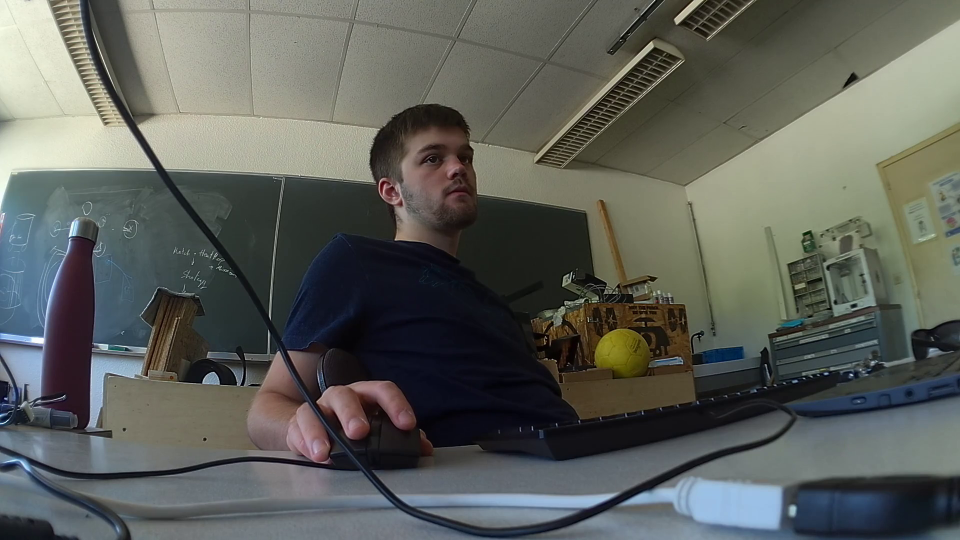
#> input picture frame 45 of data/video000000.mp4, 1920 x 1080 px, given in place of video2.webm, which was not available (shown at 1/2 size)
$ python temp.py
#> lines starting #> are read from the running program, lines starting #| are printed output that depends on the picture; after the words box and inside, x2 and y2 are one past the last pixel; in counts of white or black regions, pixels touching at a corner belong together; pictures that were not available may be replaced by others from this repository, and a replacement may not be noted
import cv2
import numpy as np
from collections import deque
import tkinter as tk
from tkinter import *
import time
import math

yellowLower=(29,127,121)
yellowHigher=(179,255,255)

def isclose(a,b,maxi):
    if a <= b+maxi and a>=b-maxi:
        return True
    else:
        return False

cap = cv2.VideoCapture("data/video2.webm")
circles = []

# [7 lines of commented-out code are left out]

prevCenter = (0,0)

while True:

    ret, inimg = cap.read()
#> inimg is the input picture: shape (1080, 1920, 3); mean B, G, R 90.5, 96.1, 93
    if not ret:
        print("error reading video")
        break

    blurred = cv2.GaussianBlur(inimg,(11,11),0)
    hsv = cv2.cvtColor(inimg,cv2.COLOR_BGR2HSV)
#> hsv: shape (1080, 1920, 3); mean H, S, V 64.4, 57.5, 101.8

    #apply mask
    mask = cv2.inRange(hsv,yellowLower,yellowHigher)
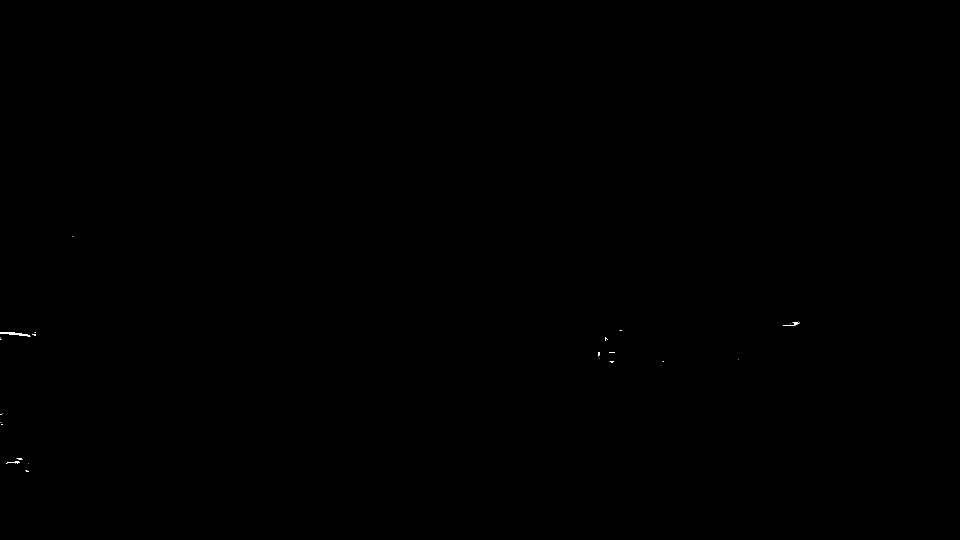
#> mask: shape (1080, 1920) (shown at 1/2 size); 0.03% white; 29 white regions (22 under 20 px), largest, box (x1, y1, x2, y2) and area: (0, 664, 61, 673) 226, (1566, 643, 1600, 652) 69, (12, 922, 40, 927) 57
    mask = cv2.erode(mask,None,iterations=2)
#> mask: shape (1080, 1920); 0% white in thin lines or dots, all inside (x1, y1, x2, y2) = (25, 666, 27, 667)
    mask = cv2.dilate(mask, None, iterations=2)
#> mask: shape (1080, 1920); 0% white; 1 white region, box (x1, y1, x2, y2) and area: (23, 664, 29, 669) 30

    ############################ Circles detection

    # Convert to grayscale.
    gray = cv2.cvtColor(inimg, cv2.COLOR_BGR2GRAY)
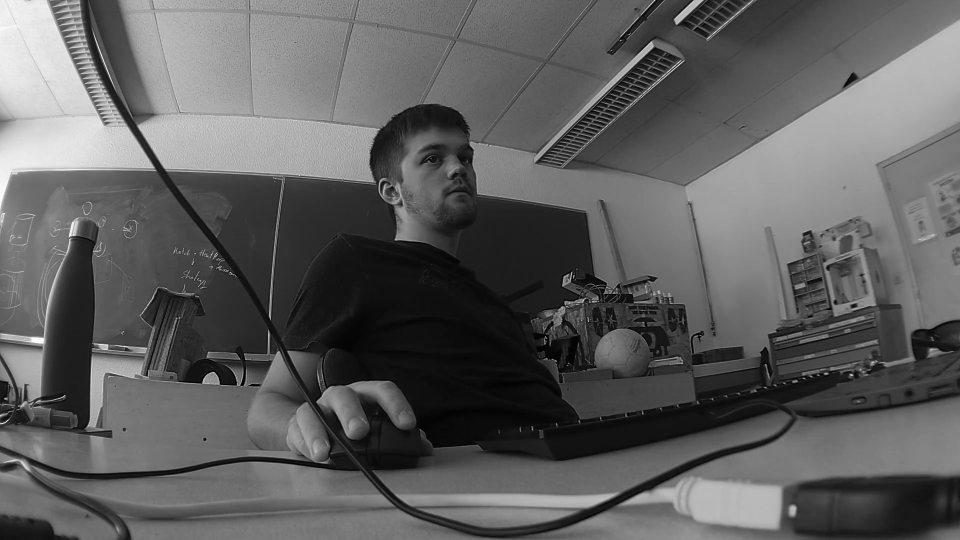
#> gray: shape (1080, 1920) (shown at 1/2 size); min 0, max 254, mean 94.5
    # Blur using 3 * 3 kernel.
    gray_blurred = cv2.blur(gray, (3, 3))
    detected_circles = cv2.HoughCircles(gray_blurred, cv2.HOUGH_GRADIENT, 1, 20, param1 = 50, param2 = 30, minRadius = 1, maxRadius = 40)
#> detected_circles = 84 rows, first 8: [1251.5, 620.5, 33.8], [410.5, 290.5, 39.4], [667.5, 45.5, 33.8], [1199.5, 632.5, 33.8], [1247.5, 188.5, 29.4], [642.5, 323.5, 33.8], [1266.5, 172.5, 29.4], [1631.5, 559.5, 29.4]

    # only proceed if at least one circle was found
    if detected_circles is not None:
        # Convert the circle parameters a, b and r to integers.
        detected_circles = np.uint16(np.around(detected_circles))
#> detected_circles = 84 rows, first 8: [1252, 620, 34], [410, 290, 39], [668, 46, 34], [1200, 632, 34], [1248, 188, 29], [642, 324, 34], [1266, 172, 29], [1632, 560, 29]
        # store the circles in an array for later
        for pt in detected_circles[0, :]:
            a, b, r = pt[0], pt[1], pt[2]
            circles.append((a,b,r))
#> this loop made 84 passes
#> (a, b, r) on passes 1 to 12: (1252, 620, 34), (410, 290, 39), (668, 46, 34), (1200, 632, 34), (1248, 188, 29), (642, 324, 34), (1266, 172, 29), (1632, 560, 29), (446, 320, 27), (458, 752, 34), (322, 622, 32), (772, 380, 29)
#> after the loop, circles = 84 items, first 6: (1252, 620, 34), (410, 290, 39), (668, 46, 34), (1200, 632, 34), (1248, 188, 29), (642, 324, 34)
            #cv2.circle(inimg, (a, b), r, (0, 255, 0), 2)

    ############################ Mask detection

    # find contours in the mask and initialize the current (x, y) center of the ball
    cnts, hierarchy = cv2.findContours(mask.copy(), cv2.RETR_EXTERNAL,cv2.CHAIN_APPROX_SIMPLE)
#> cnts = [[[23, 664], [23, 668], [28, 668], [28, 664]]]
    center = None
    # only proceed if at least one contour was found
    if len(cnts) > 0:
        # find the largest contour in the mask, then use
        # it to compute the minimum enclosing circle and
        # centroid
        c = max(cnts, key=cv2.contourArea)
#> c = [[23, 664], [23, 668], [28, 668], [28, 664]]
        ((x, y), radius) = cv2.minEnclosingCircle(c)
#> x = 25.5; y = 666; radius = 3.2
        M = cv2.moments(c)
#> M = moments, m00 20, centre m10/m00, m01/m00 = (25.5, 666)
        try:
            center = (int(M["m10"] / M["m00"]), int(M["m01"] / M["m00"]))
#> center = (25, 666)
            dist = math.sqrt((center[0]-prevCenter[0])**2+(center[1]-prevCenter[1])**2)
#> dist = 666.5
            #print("center : " + str(center) + " | prevCenter : " + str(prevCenter) + " | distance : " + str(dist))
            prevCenter=center
#> prevCenter = (25, 666)
        except ZeroDivisionError:
            print("error, division by zero")
        # only proceed if the radius meets a minimum size
        for pt in circles:
            if isclose(x, pt[0], 5) and isclose(y,pt[1],5):
                cv2.circle(inimg, (int(x), int(y)), int(radius),(0, 255, 255,255), 2)
                cv2.circle(inimg, (pt[0], pt[1]), pt[2], (0, 255, 0), 2)
                print("mask center = ({},{}) and radius = {} | circle center = ({},{}) and radius = {}".format(int(x),int(y),int(radius),pt[0],pt[1],pt[2]))
#> this loop made 84 passes


    mask = cv2.cvtColor(mask, cv2.COLOR_GRAY2BGR)
    stacked = np.hstack((mask,inimg))
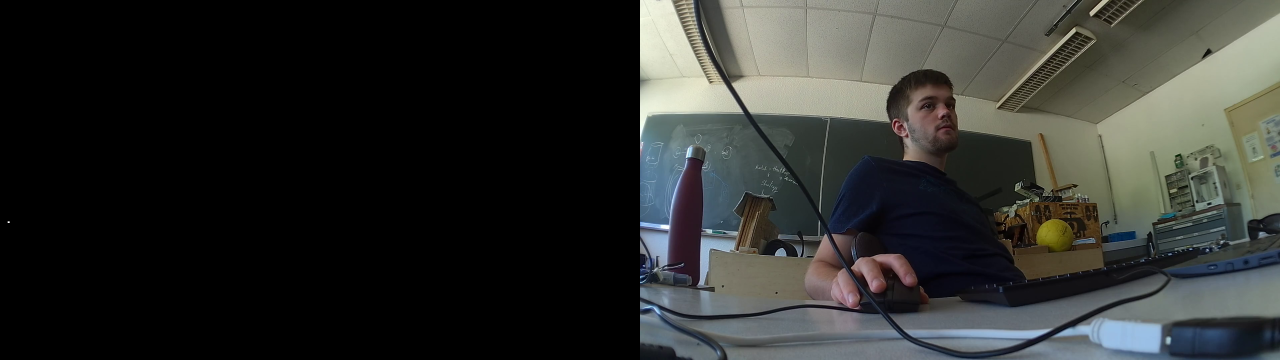
#> stacked: shape (1080, 3840, 3) (shown at 1/3 size); mean B, G, R 45.2, 48, 46.5
    cv2.imshow("circles",cv2.resize(stacked,None,fx=0.8,fy=0.8))
    #time.sleep(0.03)

    if cv2.waitKey(1) & 0xFF == ord('q'):
#> (key q is pressed here)
        break

cap.release()
cv2.destroyAllWindows()

$ run again, starting later in the video
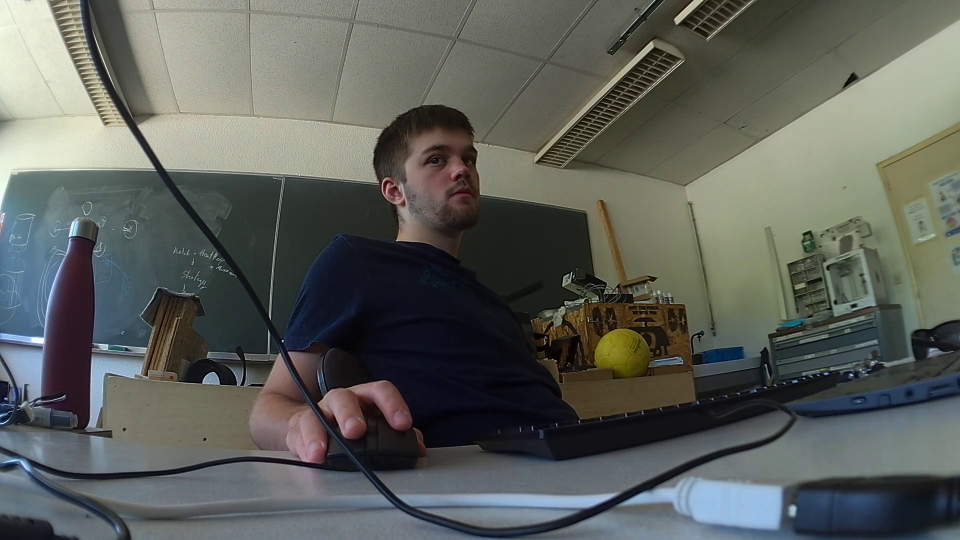
#> input picture frame 205 of data/video000000.mp4, 1920 x 1080 px, given in place of video2.webm, which was not available (shown at 1/2 size)
#> inimg is the input picture: shape (1080, 1920, 3); mean B, G, R 90.7, 96, 92.8
#> hsv: shape (1080, 1920, 3); mean H, S, V 64.9, 57.4, 101.7
#> `gray = cv2.cvtColor(inimg, cv2.COLOR_BGR2GRAY)`:
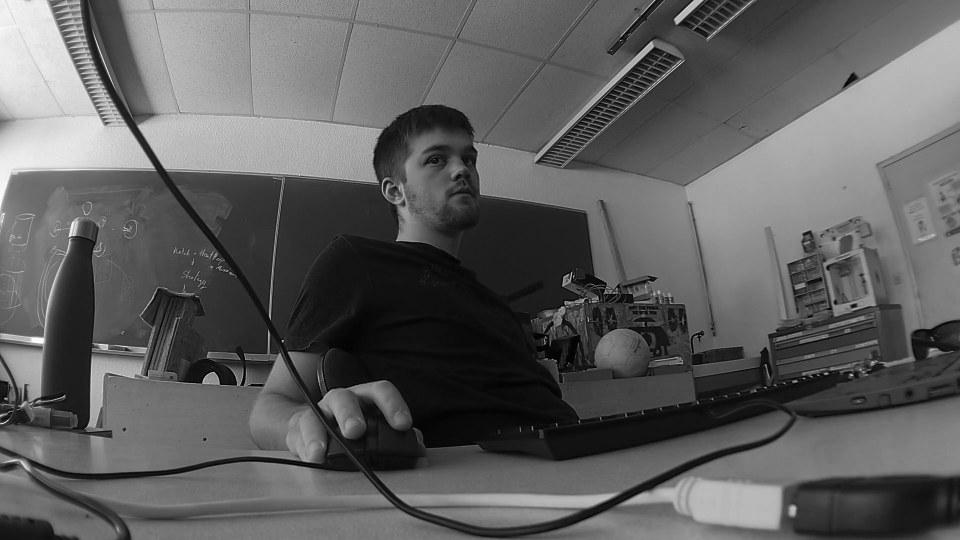
#> gray: shape (1080, 1920) (shown at 1/2 size); min 0, max 255, mean 94.4
#> `detected_circles = cv2.HoughCircles(gray_blurred, cv2.HOUGH_GRADIENT, ..`: detected_circles = 86 rows, first 8: [1240.5, 617.5, 35], [1284.5, 155.5, 29.4], [1190.5, 634.5, 33.8], [487.5, 264.5, 33.8], [1261.5, 164.5, 31.6], [675.5, 322.5, 34.9], [545.5, 312.5, 39.4], [665.5, 47.5, 31.6]
#> `detected_circles = np.uint16(np.around(detected_circles))`: detected_circles = 86 rows, first 8: [1240, 618, 35], [1284, 156, 29], [1190, 634, 34], [488, 264, 34], [1262, 164, 32], [676, 322, 35], [546, 312, 39], [666, 48, 32]
#> the loop `for pt in detected_circles[0, :]:` made 86 passes
#> after the loop `for pt in detected_circles[0, :]:`: circles = 86 items, first 6: (1240, 618, 35), (1284, 156, 29), (1190, 634, 34), (488, 264, 34), (1262, 164, 32), (676, 322, 35)
#> cnts = 3 contours, 1 with area under 20; largest, box (x1, y1, x2, y2) and area: (1202, 688, 1216, 704) 172, (37, 666, 44, 671) 24
#> c = contour of 10 points, box (x1, y1, x2, y2) (1202, 688, 1216, 704), area 172
#> x = 1207.5; y = 695.5; radius = 9.3
#> M = moments, m00 172, centre m10/m00, m01/m00 = (1208.1, 695.2)
#> center = (1208, 695)
#> dist = 1393.7
#> prevCenter = (1208, 695)
#> the loop `for pt in circles:` made 86 passes
#> `stacked = np.hstack((mask,inimg))`:
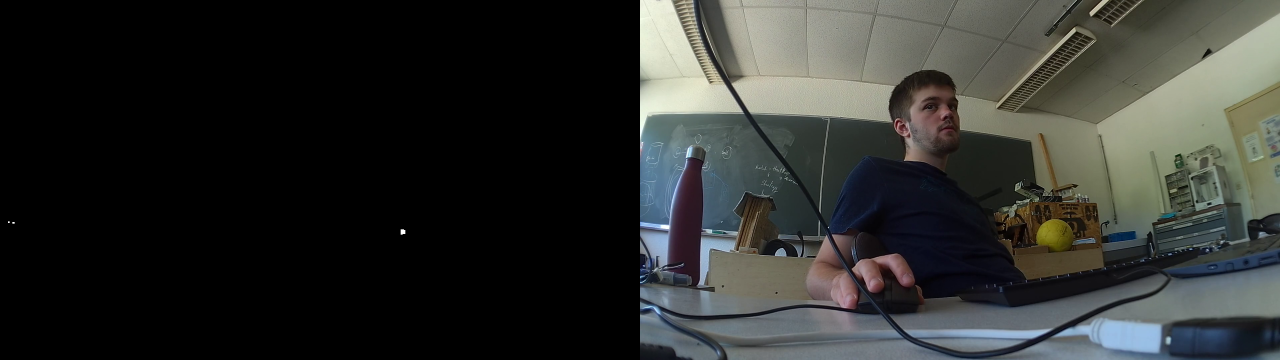
#> stacked: shape (1080, 3840, 3) (shown at 1/3 size); mean B, G, R 45.3, 48, 46.4

$ run again, starting later in the video
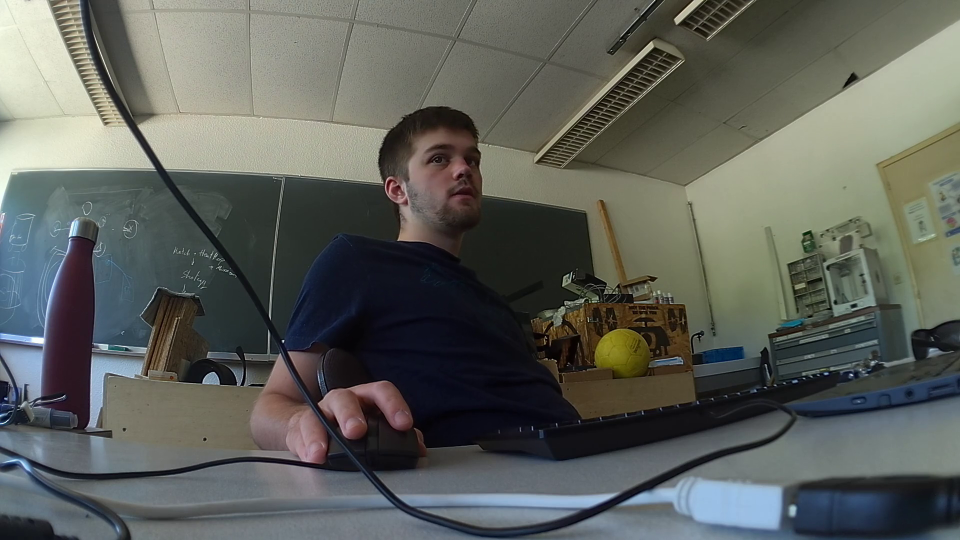
#> input picture frame 365 of data/video000000.mp4, 1920 x 1080 px, given in place of video2.webm, which was not available (shown at 1/2 size)
#> inimg is the input picture: shape (1080, 1920, 3); mean B, G, R 90.8, 96.3, 93.2
#> hsv: shape (1080, 1920, 3); mean H, S, V 64.7, 57.4, 102
#> `gray = cv2.cvtColor(inimg, cv2.COLOR_BGR2GRAY)`:
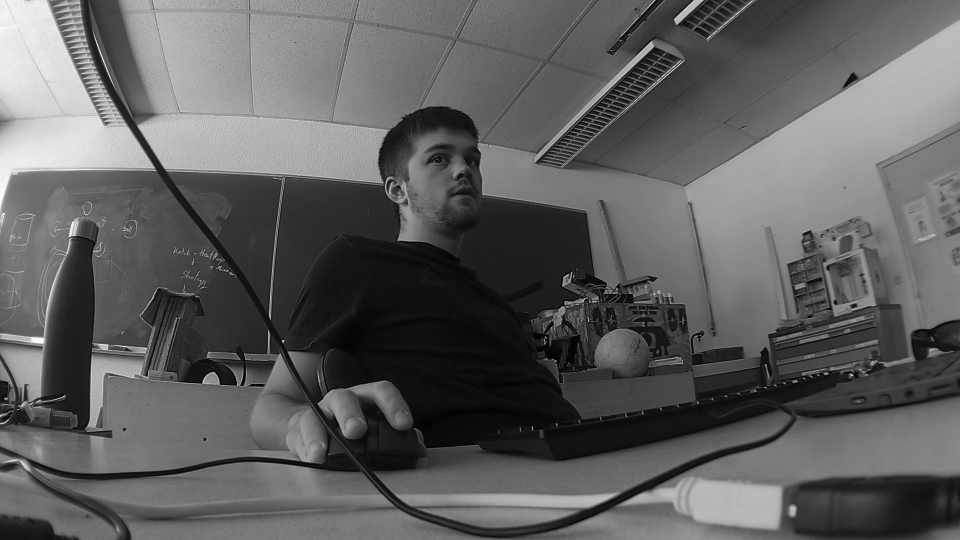
#> gray: shape (1080, 1920) (shown at 1/2 size); min 0, max 255, mean 94.7
#> `detected_circles = cv2.HoughCircles(gray_blurred, cv2.HOUGH_GRADIENT, ..`: detected_circles = 82 rows, first 8: [1140.5, 277.5, 33.8], [1244.5, 613.5, 39.4], [534.5, 45.5, 34.9], [712.5, 312.5, 33.8], [1243.5, 193.5, 29.3], [667.5, 45.5, 33.8], [1190.5, 627.5, 31.6], [1322.5, 109.5, 33.8]
#> `detected_circles = np.uint16(np.around(detected_circles))`: detected_circles = 82 rows, first 8: [1140, 278, 34], [1244, 614, 39], [534, 46, 35], [712, 312, 34], [1244, 194, 29], [668, 46, 34], [1190, 628, 32], [1322, 110, 34]
#> the loop `for pt in detected_circles[0, :]:` made 82 passes
#> after the loop `for pt in detected_circles[0, :]:`: circles = 82 items, first 6: (1140, 278, 34), (1244, 614, 39), (534, 46, 35), (712, 312, 34), (1244, 194, 29), (668, 46, 34)
#> cnts = [[[1198, 696], [1198, 701], [1207, 701], [1207, 696]]]
#> c = [[1198, 696], [1198, 701], [1207, 701], [1207, 696]]
#> x = 1202.5; y = 698.5; radius = 5.15
#> M = moments, m00 45, centre m10/m00, m01/m00 = (1202.5, 698.5)
#> center = (1202, 698)
#> dist = 1390
#> prevCenter = (1202, 698)
#> the loop `for pt in circles:` made 82 passes
#> `stacked = np.hstack((mask,inimg))`:
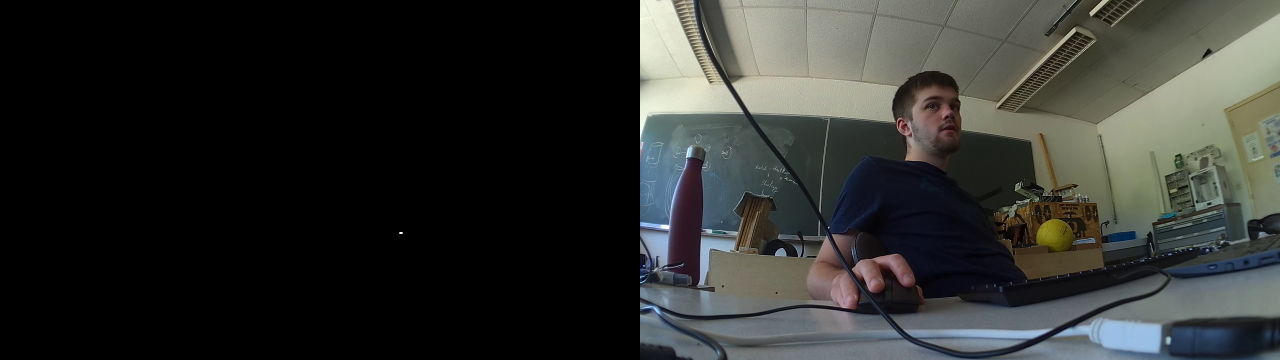
#> stacked: shape (1080, 3840, 3) (shown at 1/3 size); mean B, G, R 45.4, 48.2, 46.6
